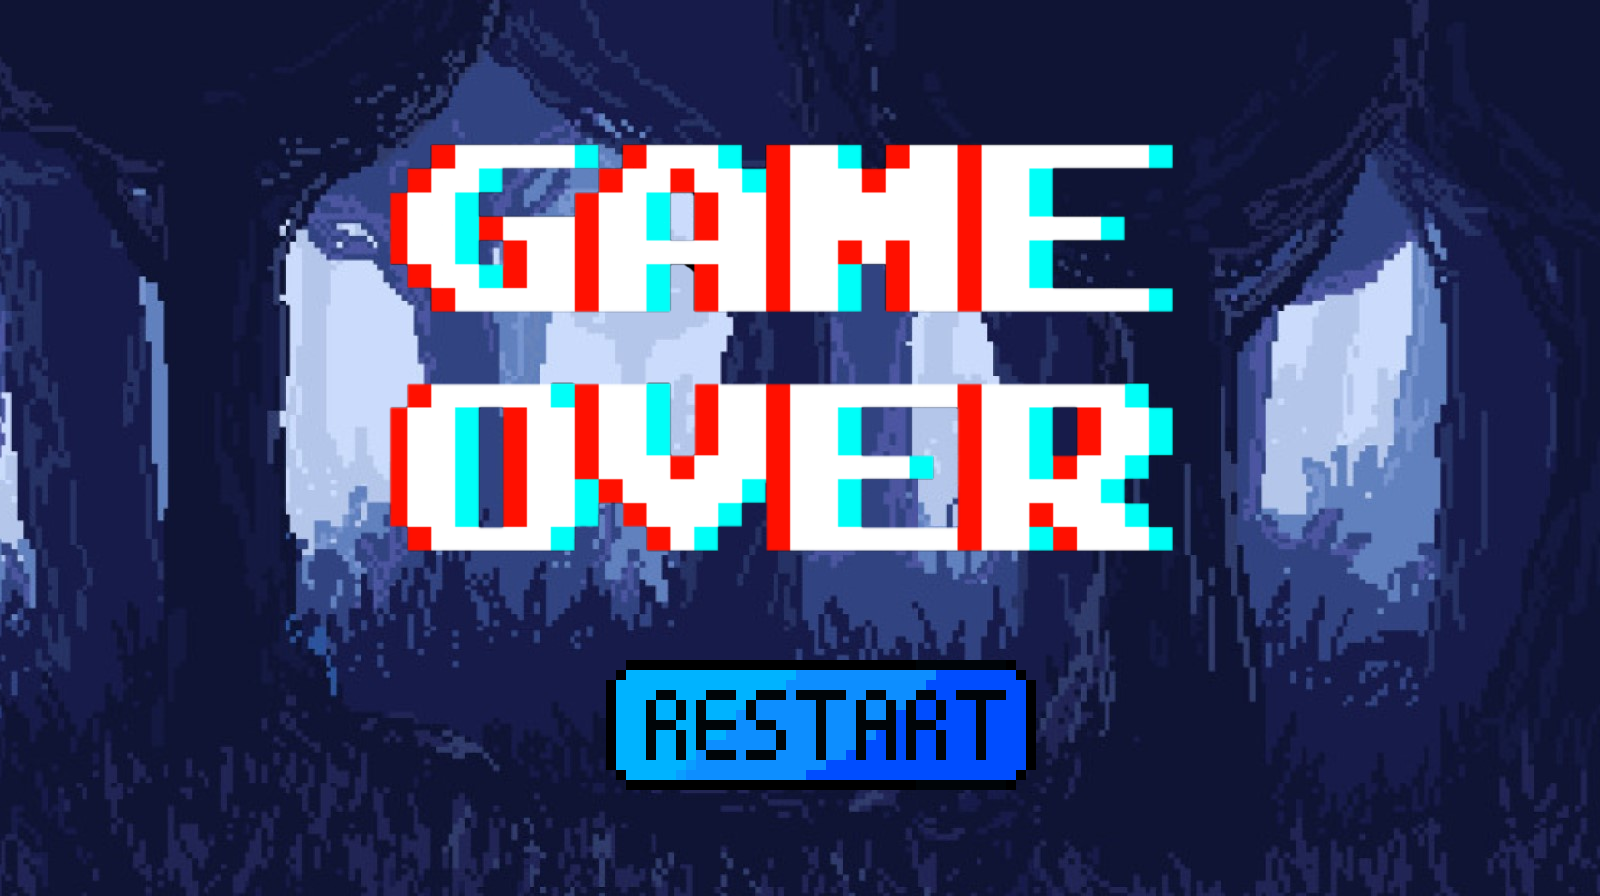

Tiled map render using the project's own tile images. Description and the map definition, with tile-layer contents summarised, below:
An orthogonal 50x28 tile map with 32x32 px tiles, 2 tile layers (fond, obstacles), 3 tilesets.

<map version="1.5" tiledversion="1.7.2" orientation="orthogonal" renderorder="right-down" width="50" height="28" tilewidth="32" tileheight="32" infinite="0" nextlayerid="3" nextobjectid="1">
 <tileset firstgid="1" name="darkforest" tilewidth="32" tileheight="32" tilecount="2268" columns="63">
  <image source="darkforest.jpg" width="2033" height="1162" />
 </tileset>
 <tileset firstgid="2269" name="restart" tilewidth="32" tileheight="32" tilecount="75" columns="15">
  <image source="restart.png" width="480" height="170" />
 </tileset>
 <tileset firstgid="2344" name="gameover" tilewidth="32" tileheight="32" tilecount="2116" columns="46">
  <image source="gameover.png" width="1500" height="1500" />
 </tileset>
 <layer id="1" name="fond" width="50" height="28">
  <data>[1400 cells, 1400 non-empty, 1400 distinct tile ids]</data>
 </layer>
 <layer id="2" name="obstacles" width="50" height="28">
  <data>[1400 cells, 439 non-empty, 439 distinct tile ids]</data>
 </layer>
</map>
